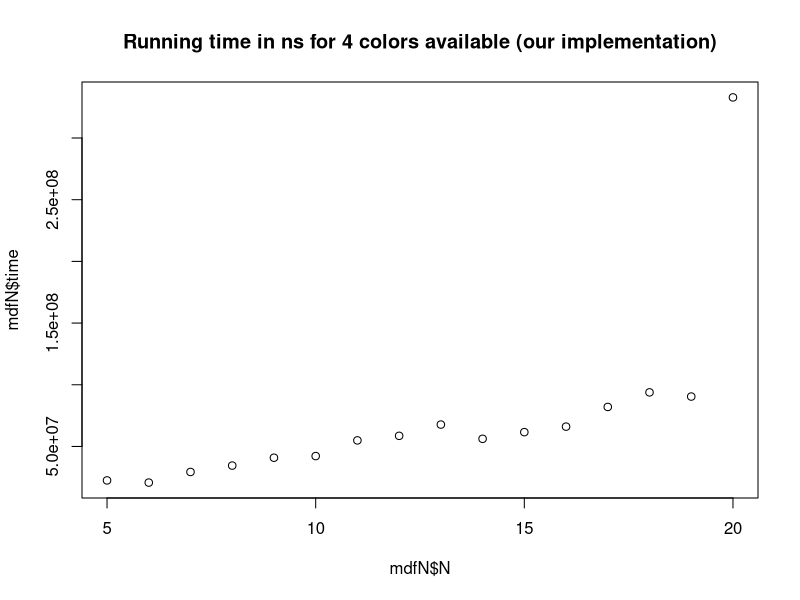
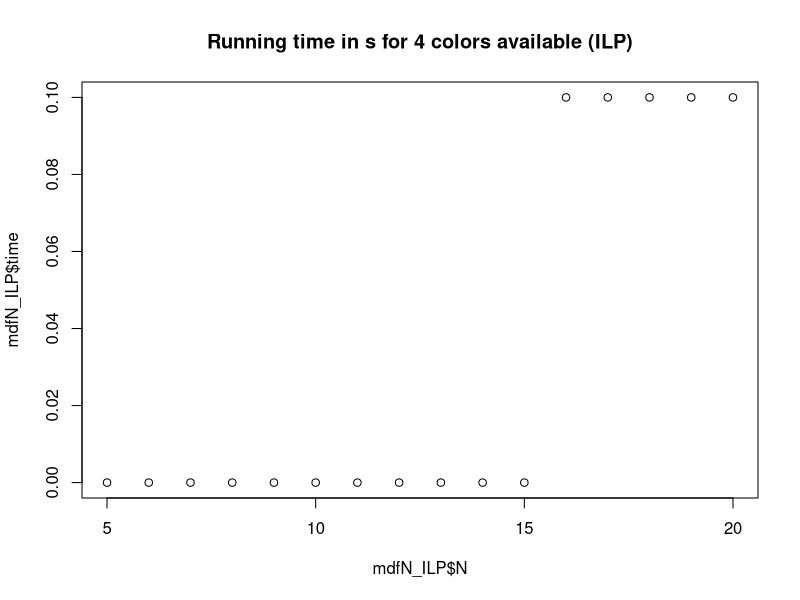
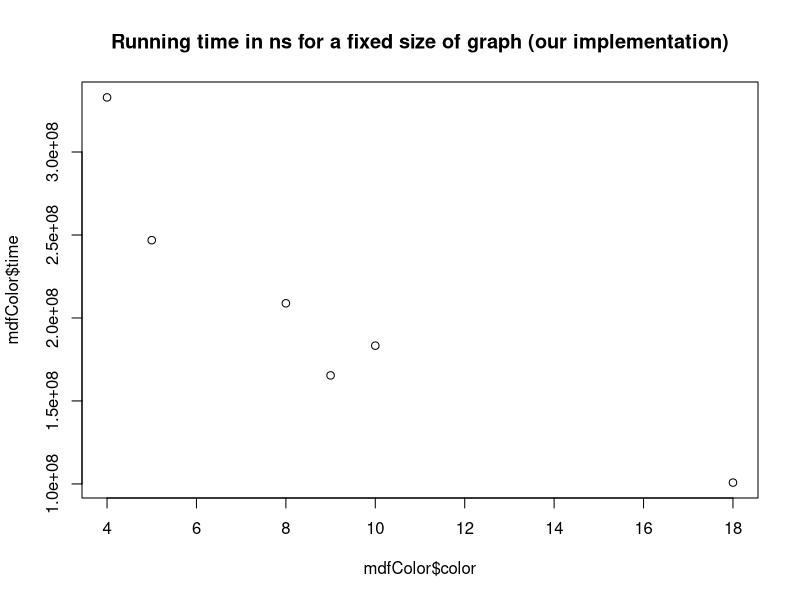
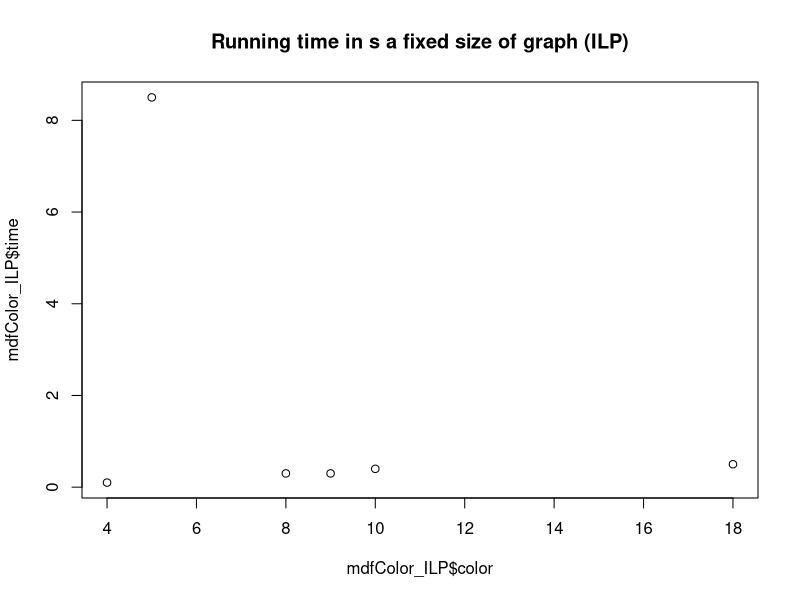

Source code (R) for these figures, in order:
## ---- chunk 1
knitr::opts_chunk$set(echo = TRUE)
## ---- chunk 2
getwd()

setwd("/Users/Marine/Documents/1_KTH/4_Courses/3_RMSW/Script")

getwd()
## ---- chunk 3

mdfN <- read.csv("timeN.txt",header=T,sep=';',stringsAsFactors = F)
mdfColor <- read.csv("timeColor.txt",header=T,sep=';',stringsAsFactors = F)

mdfN_ILP <- read.csv("timeN_ILP.txt",header=T,sep=';',stringsAsFactors = F)
mdfColor_ILP <- read.csv("timeColor_ILP.txt",header=T,sep=';',stringsAsFactors = F)

# check what variables are there
#names(mdfN)
#summary(mdfN)
#names(mdfColor)
#summary(mdfColor)
## ---- chunk 4
#Plot timeN 
plot(mdfN$N, mdfN$time, main="Running time in ns for 4 colors available (our implementation)")
plot(mdfN_ILP$N, mdfN_ILP$time, main="Running time in s for 4 colors available (ILP)")


#Plot timeColor 
plot(mdfColor$color, mdfColor$time, main="Running time in ns for a fixed size of graph (our implementation)")
plot(mdfColor_ILP$color, mdfColor_ILP$time, main="Running time in s a fixed size of graph (ILP)")


